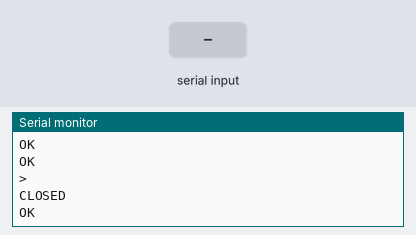
Bench run of a sketch on a simulated Arduino Uno, built with avr-gcc and run on an emulated ATmega328P. Parts: the last lines printed to the serial monitor. Inputs (shaded band) come from the test bench. The modem accepts every AT command (registered, SIM ready, sends succeed) and sends nothing else.

Above: at 1.2 s.
1.3 s: "ATD15133760632;\n" received over the second serial link
At 2.3 s:
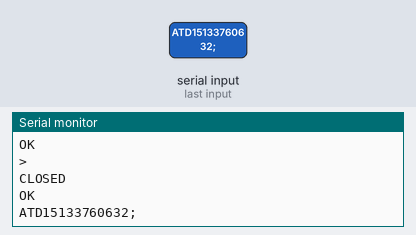
2.8 s: "1" received over the second serial link
At 3.4 s:
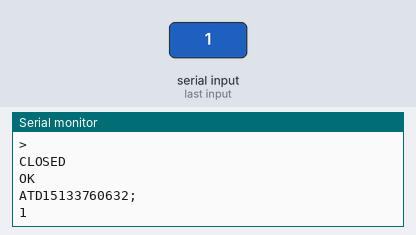

The sketch:

SoftwareSerialExample.ino
```cpp
#include <SoftwareSerial.h>

SoftwareSerial mySerial(10, 11); // RX, TX
int i = 1;
void setup() {
  Serial.begin(115200);
  while (!Serial) {
    ;
  }
  Serial.println("Hardware Serial Working");
  mySerial.begin(115200);
  while (!mySerial) {
    ;
  }
  Serial.println("Software Serial Working");
  //mySerial.println("ATD15133760632;");
}

void loop() {
  if (mySerial.available()) {
    Serial.print((char)mySerial.read());
    delay(1);
  }
  if (Serial.available()) {
    mySerial.print((char)Serial.read());
    delay(1);
  }
  if (i == 1) {
    sendTcp("a");
    i = i - 1;
  }
}
int sendTcp(String var) {
  mySerial.println("AT+CGATT=1");
  //delay(2000);
  mySerial.println("AT+CGACT=1,1");
  //delay(3000);
  mySerial.println("AT+CIFSR");
  //delay(500);
  mySerial.println("AT+CIPCLOSE");
  //delay(3000);
  mySerial.println("AT+CIPSTART=TCP,gongqingkui.vicp.cc,15048");
  //delay(5000);
  mySerial.println("AT+CIPSTATUS");
  //delay(500);
  mySerial.println("AT+CIPSEND");
  //delay(500);
  mySerial.print(var);
  mySerial.println(0x1A);
  //delay(2000);
  mySerial.println("AT+CIPCLOSE");
}
```

Measured:
- after the input at 1.3 s, the serial monitor: prints a new line at once (image 1)
- after the input at 2.8 s, the serial monitor: prints a new line at once (image 2)
